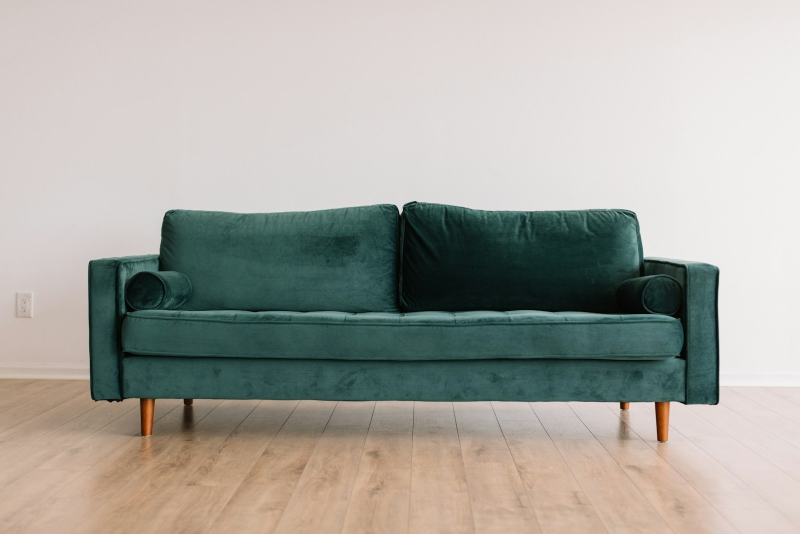
#> input picture backend/demo_rooms/sala_moderna.jpg, 1600 x 1067 px, found by its file name (shown at 1/2 size)
$ python test_pipeline.py   (older library calls are emulated)
#> lines starting #> are read from the running program, lines starting #| are printed output that depends on the picture; after the words box and inside, x2 and y2 are one past the last pixel; in counts of white or black regions, pixels touching at a corner belong together
#> further down, room is the input picture: shape (1067, 1600, 3); mean B, G, R 160, 166.8, 167.7
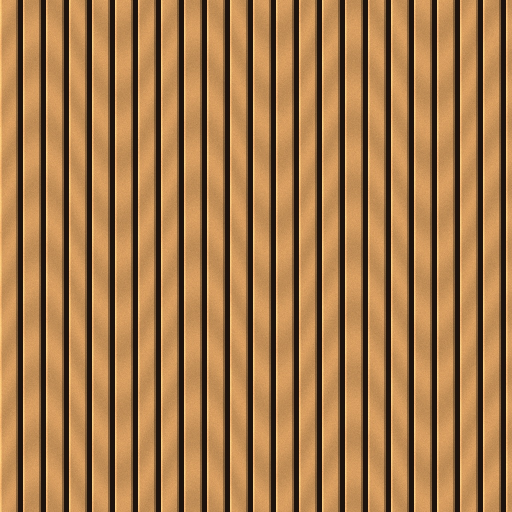
#> input picture backend/catalog_demos_backup/madera_alistonada_roble.jpg, 1024 x 1024 px, found by its file name (shown at 1/2 size)
#> further down, panel is the input picture: shape (1024, 1024, 3); mean B, G, R 74.2, 120.1, 163.8
#| Dimensiones de sala: (1067, 1600, 3), panel: (1024, 1024, 3)
### backend/ai_engine.py
import cv2
import numpy as np
from PIL import Image
import os

class WallDetectorAI:
    def __init__(self):
        self.min_wall_area_ratio = 0.04

    def detect_walls_and_foreground(self, image_bgr: np.ndarray):
        """
        Analiza la imagen de la habitación e identifica:
        1. Las diferentes paredes detectadas (con sus polígonos y máscaras).
        2. La máscara de elementos en primer plano (muebles, plantas, lámparas, etc.).
        """
        h, w = image_bgr.shape[:2]
        total_pixels = h * w

        gray = cv2.cvtColor(image_bgr, cv2.COLOR_BGR2GRAY)
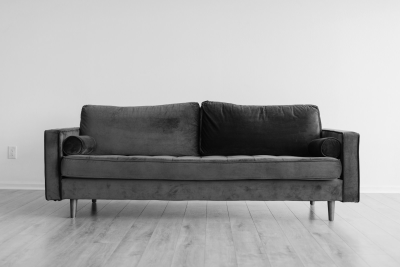
#> gray: shape (1067, 1600) (shown at 1/4 size); min 0, max 243, mean 166.3
        lab = cv2.cvtColor(image_bgr, cv2.COLOR_BGR2LAB)
#> lab: shape (1067, 1600, 3); mean of channels 0, 1, 2 171.9, 127, 131.8
        l_channel, a_channel, b_channel = cv2.split(lab)
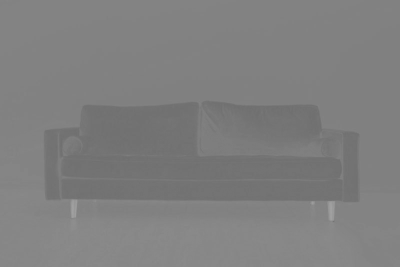
#> a_channel: shape (1067, 1600) (shown at 1/4 size); min 109, max 163, mean 127

        # 1. Suavizado bilateral para reducir ruido manteniendo bordes marcados
        filtered_l = cv2.bilateralFilter(l_channel, d=9, sigmaColor=75, sigmaSpace=75)

        # 2. Detección de bordes canny
        edges = cv2.Canny(filtered_l, 25, 90)
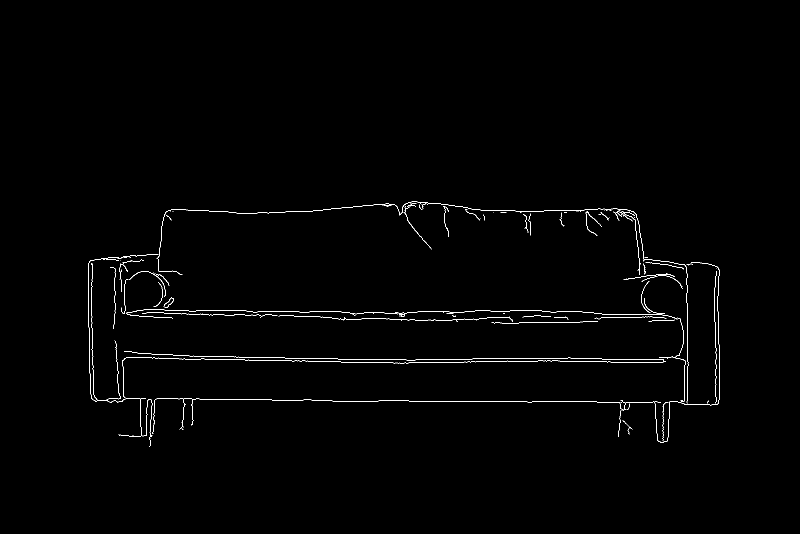
#> edges: shape (1067, 1600) (shown at 1/2 size); 0.73% white in thin lines or dots, all inside (x1, y1, x2, y2) = (176, 402, 1439, 894)
        edges_dilated = cv2.dilate(edges, cv2.getStructuringElement(cv2.MORPH_RECT, (5, 5)), iterations=1)
#> edges_dilated: shape (1067, 1600); 3.9% white; 6 white regions, box (x1, y1, x2, y2) and area: (174, 400, 1441, 896) 65027, (218, 532, 233, 660) 736, (1043, 629, 1104, 637) 337, (1195, 422, 1221, 443) 221, (1106, 631, 1139, 641) 211, (964, 427, 972, 443) 92

        # 3. Detección de textura de muebles (capitoné, pliegues, botones, cojines)
        # Los muebles suelen tener variación laplaciana densa en la mitad inferior
        laplacian = np.abs(cv2.Laplacian(gray, cv2.CV_32F))
        texture_energy = cv2.GaussianBlur(laplacian, (21, 21), 0)

        # Máscara de textura de muebles / alfombras / suelo
        has_texture = (texture_energy > 4.5).astype(np.uint8) * 255
#> has_texture: shape (1067, 1600); 18.3% white; 123 white regions (30 under 20 px), largest, box (x1, y1, x2, y2) and area: (79, 395, 1486, 984) 297838, (21, 794, 146, 858) 1145, (31, 586, 65, 638) 870

        # 4. Estimación de silueta superior de muebles (Horizonte de muebles)
        # La pared típicamente ocupa la sección superior de la foto (hacia el techo).
        # Los sofás y respaldos definen una línea de silueta por debajo de la cual hay muebles.
        sobel_h = cv2.Sobel(gray, cv2.CV_64F, 0, 1, ksize=3)
        horizontal_edges = np.abs(sobel_h) > 28
#> horizontal_edges: shape (1067, 1600) bool; 6.6% white; 6955 white regions (6636 under 20 px), largest, box (x1, y1, x2, y2) and area: (240, 589, 1366, 658) 28389, (243, 685, 1372, 731) 15622, (322, 400, 1287, 508) 10745

        # 5. Máscara de primer plano (Foreground)
        foreground_mask = np.zeros((h, w), dtype=np.uint8)

        # En la mitad inferior (y > h * 0.30), las zonas con textura o contornos pertenecen al sofá/muebles
        lower_region = np.zeros((h, w), dtype=np.uint8)
        lower_region[int(h * 0.28):, :] = 255

        furniture_cues = cv2.bitwise_and(has_texture, lower_region)
        furniture_cues = cv2.dilate(furniture_cues, cv2.getStructuringElement(cv2.MORPH_ELLIPSE, (15, 15)))
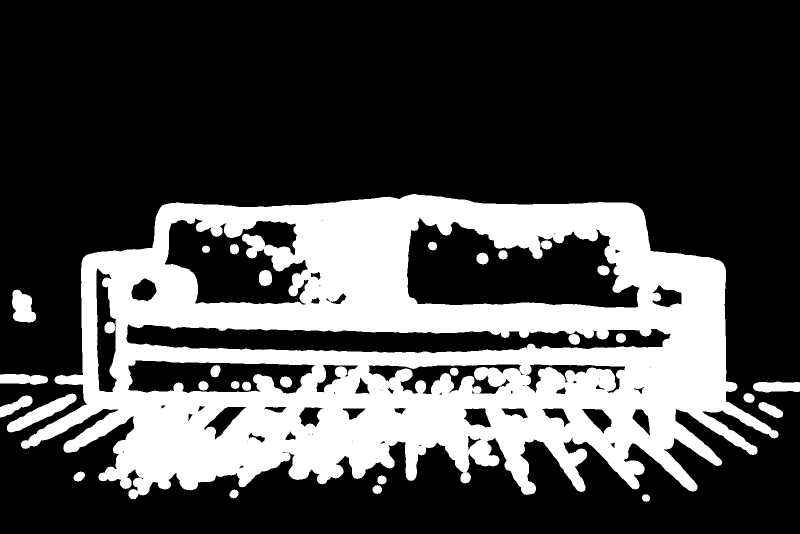
#> furniture_cues: shape (1067, 1600) (shown at 1/2 size); 29% white; 30 white regions

        # Detección de contornos cerrados de cojines o muebles
        contours, _ = cv2.findContours(edges_dilated, cv2.RETR_TREE, cv2.CHAIN_APPROX_SIMPLE)
#> contours = 93 contours, 44 with area under 20; largest, box (x1, y1, x2, y2) and area: (174, 400, 1441, 896) 465370, (242, 406, 1295, 628) 192389, (184, 520, 1366, 800) 99776, (247, 716, 1369, 882) 85116, (1375, 527, 1432, 808) 14402
        for cnt in contours:
            area = cv2.contourArea(cnt)
            if 400 < area < (total_pixels * 0.50):
                x, y, cw, ch = cv2.boundingRect(cnt)
                # Si el contorno está en la zona del sofá (y > 25% de la altura)
                if y + ch * 0.5 > h * 0.25:
                    cv2.drawContours(foreground_mask, [cnt], -1, 255, -1)
#> this loop made 93 passes
#> (area, x, y, cw, ch) on passes 1, 4, 8, 35, 46, 47, 50, 65: (465370.5, 174, 400, 1267, 496), (484.5, 1328, 807, 10, 75), (537.5, 282, 798, 11, 72), (85116, 247, 716, 1122, 166), (2816, 516, 624, 393, 15), (4106, 908, 622, 329, 23), (474, 378, 622, 127, 7), (607, 1431, 553, 6, 246)
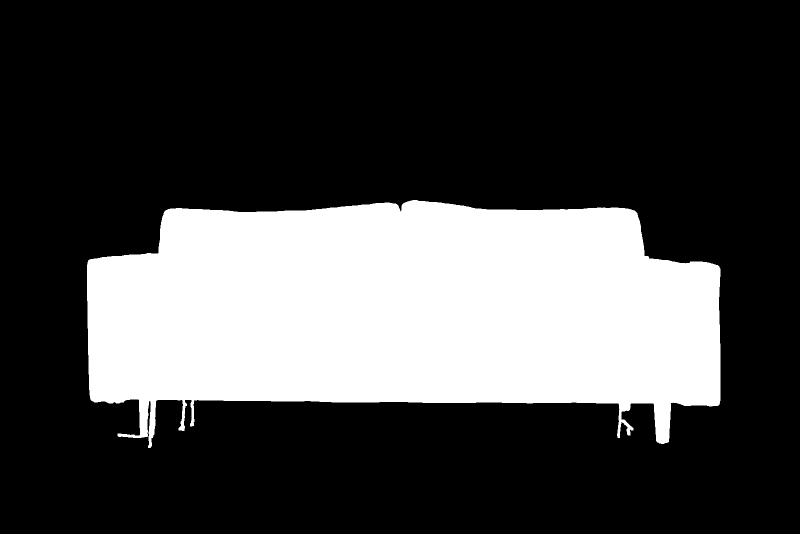
#> foreground_mask: shape (1067, 1600) (shown at 1/2 size); 27.4% white; 1 white region, box (x1, y1, x2, y2) and area: (174, 400, 1441, 896) 467486

        foreground_mask = cv2.bitwise_or(foreground_mask, furniture_cues)
#> foreground_mask: shape (1067, 1600); 38.5% white; 13 white regions, largest, box (x1, y1, x2, y2) and area: (42, 388, 1557, 999) 643721, (14, 787, 153, 865) 3333, (24, 579, 72, 645) 2272
        foreground_mask = cv2.morphologyEx(foreground_mask, cv2.MORPH_CLOSE, cv2.getStructuringElement(cv2.MORPH_RECT, (11, 11)))
#> foreground_mask: shape (1067, 1600); 38.8% white; 9 white regions, largest, box (x1, y1, x2, y2) and area: (0, 388, 1557, 999) 653542, (24, 579, 72, 645) 2311, (1487, 763, 1600, 806) 2122

        # 6. Detección de la pared
        # Regiones lisas o con líneas verticales de pared
        smooth_regions = (edges_dilated == 0).astype(np.uint8) * 255
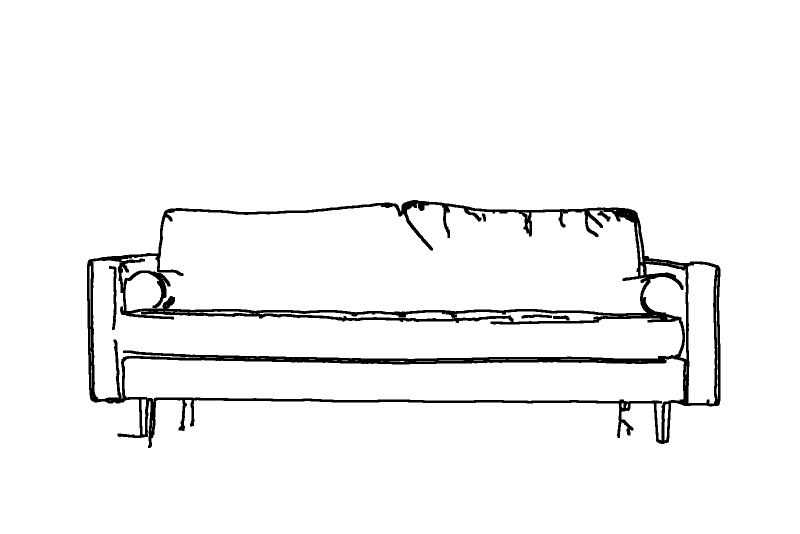
#> smooth_regions: shape (1067, 1600) (shown at 1/2 size); 96.1% white; 6 black regions, box (x1, y1, x2, y2) and area: (174, 400, 1441, 896) 65027, (218, 532, 233, 660) 736, (1043, 629, 1104, 637) 337, (1195, 422, 1221, 443) 221, (1106, 631, 1139, 641) 211, (964, 427, 972, 443) 92

        # La pared no debe solapar con los muebles del primer plano
        wall_candidates = cv2.bitwise_and(smooth_regions, cv2.bitwise_not(foreground_mask))

        # Dar prioridad a la región superior (zona natural de paredes en habitaciones)
        wall_candidates = cv2.morphologyEx(wall_candidates, cv2.MORPH_CLOSE, cv2.getStructuringElement(cv2.MORPH_RECT, (15, 15)))
#> wall_candidates: shape (1067, 1600); 61.6% white; 9 black regions, largest, box (x1, y1, x2, y2) and area: (58, 389, 1515, 995) 645562, (18, 790, 148, 862) 3285, (25, 583, 70, 644) 2218
#> (the rest of the program and of its run is left out)
